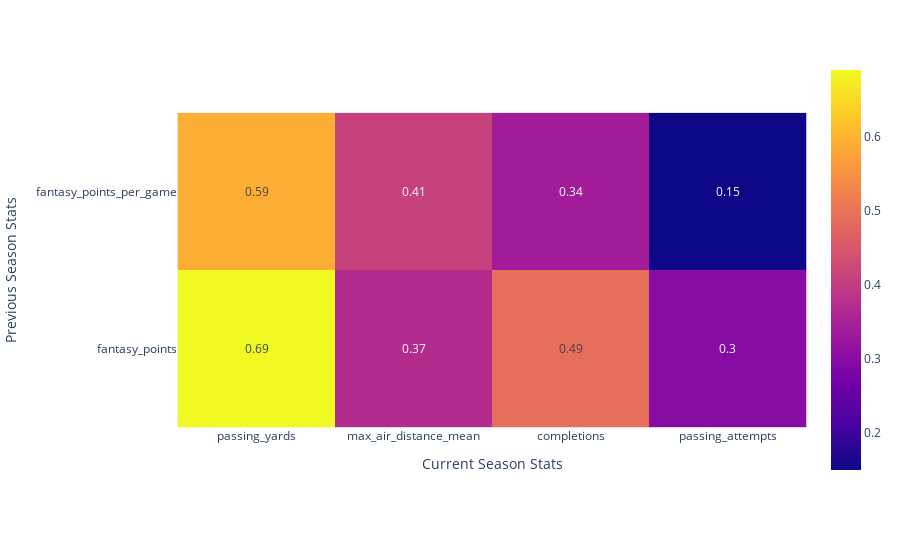

Notebook source saved alongside this figure:
### Code cell
corr_mat, x, y = create_correlation_matrix(df.query(query), x, y)
plot_correlation_matrix(corr_mat, x, y, "per-game/old-best-stat-corr-fantasy")

### Figure 1 — Plotly figure (JSON) as saved in the notebook; plotly's stock layout.template omitted (floating-point values rounded to 4 significant figures)
{"data": [{"coloraxis": "coloraxis", "hovertemplate": "Current Season Stats: %{x}<br>Previous Season Stats: %{y}<br>color: %{z}<extra></extra>", "name": "0", "texttemplate": "%{z}", "type": "heatmap", "x": ["passing_yards", "max_air_distance_mean", "completions", "passing_attempts"], "xaxis": "x", "y": ["fantasy_points_per_game", "fantasy_points"], "yaxis": "y", "z": [[0.59, 0.41, 0.34, 0.15], [0.69, 0.37, 0.49, 0.3]]}], "layout": {"coloraxis": {"colorscale": [[0, "#0d0887"], [0.1111, "#46039f"], [0.2222, "#7201a8"], [0.3333, "#9c179e"], [0.4444, "#bd3786"], [0.5556, "#d8576b"], [0.6667, "#ed7953"], [0.7778, "#fb9f3a"], [0.8889, "#fdca26"], [1, "#f0f921"]]}, "margin": {"t": 60}, "xaxis": {"anchor": "y", "constrain": "domain", "domain": [0, 1], "scaleanchor": "y", "title": {"text": "Current Season Stats"}}, "yaxis": {"anchor": "x", "autorange": "reversed", "constrain": "domain", "domain": [0, 1], "title": {"text": "Previous Season Stats"}}}}
